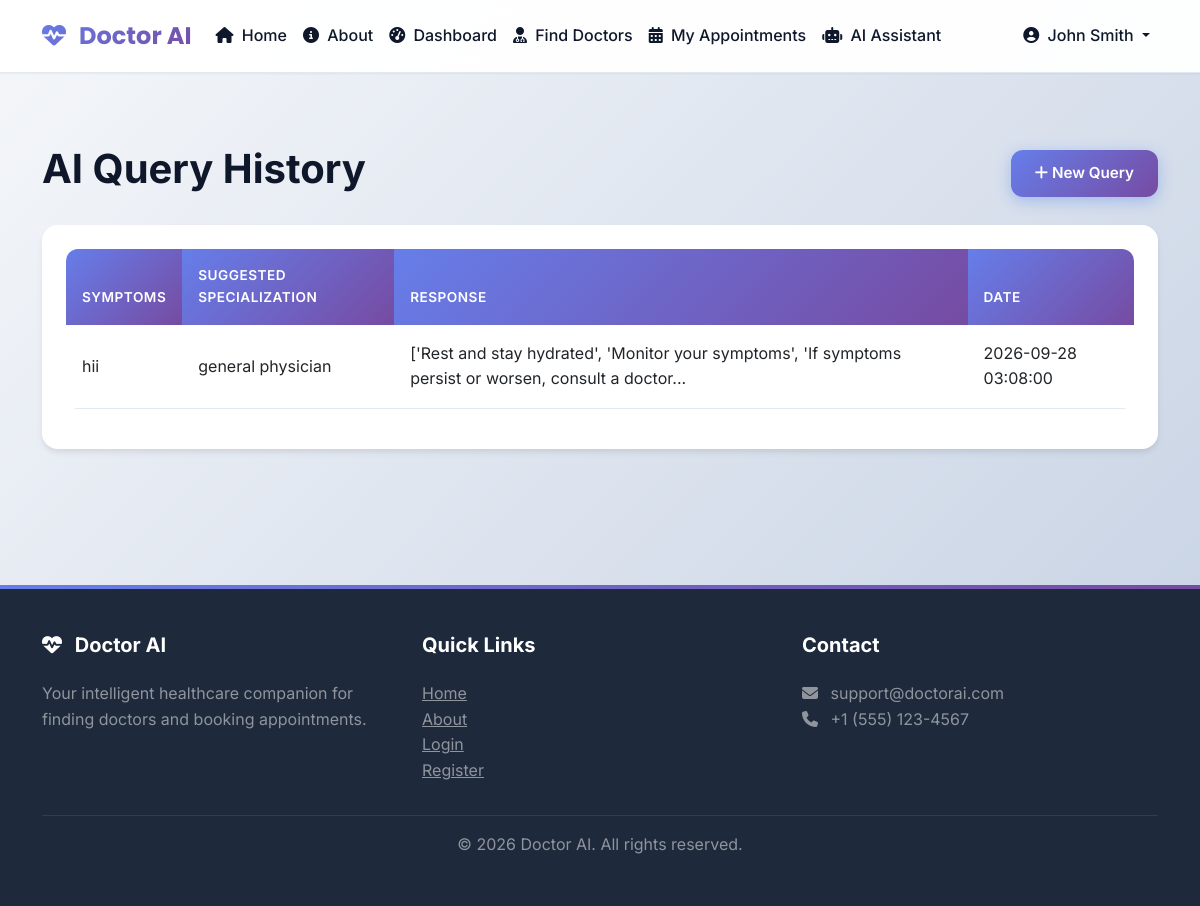
Page /ai/history (signed in) on the committed database.
### tables this page shows
CREATE TABLE ai_queries (
            query_id INTEGER PRIMARY KEY AUTOINCREMENT,
            patient_id INTEGER NOT NULL,
            symptoms TEXT NOT NULL,
            response TEXT,
            suggested_specialization TEXT,
            created_at TIMESTAMP DEFAULT CURRENT_TIMESTAMP,
            FOREIGN KEY (patient_id) REFERENCES patients(patient_id) ON DELETE CASCADE
        );

### routes/ai.py (the view)
@bp.route('/history')
@login_required
def query_history():
    connection = None
    query_history = []
    try:
        connection = get_db_connection()
        cursor = get_dict_cursor(connection)
        cursor.execute("SELECT patient_id FROM patients WHERE user_id = ?", (session['user_id'],))
        patient = cursor.fetchone()
        if patient:
            cursor.execute("""
                SELECT * FROM ai_queries
                WHERE patient_id = ?
                ORDER BY created_at DESC
            """, (patient['patient_id'],))
            query_history = cursor.fetchall()
    except Exception as e:
        flash(f'Error loading query history: {str(e)}', 'error')
    finally:
        if connection:
            close_db_connection(connection)
    return render_template('ai_history.html', query_history=query_history)

### database.py (called while the page is built, shortened)
def get_db_connection():
    try:
        if Config.DB_TYPE == 'sqlite' or not MYSQL_AVAILABLE:
            connection = sqlite3.connect(Config.DB_PATH)
            connection.row_factory = sqlite3.Row  # This makes rows behave like dictionaries
            return connection
    except Exception as e:
        print(f"Error connecting to database: {e}")
        raise Exception("Database connection failed. Please check your database configuration.")

def get_dict_cursor(connection):
    if Config.DB_TYPE == 'sqlite' or not MYSQL_AVAILABLE:
        return connection.cursor()
    else:
        return connection.cursor(dictionary=True)

def close_db_connection(connection):
    try:
        if Config.DB_TYPE == 'sqlite' or not MYSQL_AVAILABLE:
            if connection:
                connection.close()
        else:
            if connection and connection.is_connected():
                connection.close()
    except:
        pass

### routes/ai.py (called while the page is built)
def login_required(f):
    @wraps(f)
    def decorated_function(*args, **kwargs):
        if 'user_id' not in session:
            flash('Please login to access this feature', 'error')
            return redirect(url_for('auth.login'))
        if session.get('role') != 'patient':
            flash('Access denied. Patient access only.', 'error')
            return redirect(url_for('auth.login'))
        return f(*args, **kwargs)
    return decorated_function

### templates/ai_history.html (shortened to what this page needs)
{% extends "base.html" %}
{% block content %}
<div class="container py-5">
    <div class="row">
        <div class="col-lg-12">
            <div class="d-flex justify-content-between align-items-center mb-4">
                <h1 class="fw-bold">AI Query History</h1>
                <a href="{{ url_for('ai.assistant') }}" class="btn btn-primary">
                    <i class="fas fa-plus"></i> New Query
                </a>
            </div>
            {% if query_history %}
            <div class="card">
                <div class="card-body">
                    <div class="table-responsive">
                        <table class="table table-hover">
                            <thead>
                                <tr>
                                    <th>Symptoms</th>
                                    <th>Suggested Specialization</th>
                                    <th>Response</th>
                                    <th>Date</th>
                                </tr>
                            </thead>
                            <tbody>
                                {% for query in query_history %}
                                <tr>
                                    <td>{{ query.symptoms }}</td>
                                    <td>{{ query.suggested_specialization }}</td>
                                    <td>{{ query.response[:100] }}{% if query.response|length > 100 %}...{% endif %}</td>
                                    <td>{{ query.created_at }}</td>
                                </tr>
                                {% endfor %}
                            </tbody>
                        </table>
                    </div>
                </div>
            </div>
            {% endif %}
        </div>
    </div>
</div>
{% endblock %}

### static/css/style.css (style rules this page uses)
:root { --primary-color: #2563eb; --primary-dark: #1e40af; --primary-light: #3b82f6; --secondary-color: #10b981; --accent-color: #8b5cf6; --success-color: #10b981; --warning-color: #f59e0b; --danger-color: #ef4444; --info-color: #06b6d4; --dark-color: #1e293b; --light-color: #f8fafc; --border-color: #e2e8f0; --text-primary: #0f172a; --text-secondary: #64748b; --shadow-sm: 0 1px 2px 0 rgba(0, 0, 0, 0.05); --shadow-md: 0 4px 6px -1px rgba(0, 0, 0, 0.1); --shadow-lg: 0 10px 15px -3px rgba(0, 0, 0, 0.1); --shadow-xl: 0 20px 25px -5px rgba(0, 0, 0, 0.1); --gradient-primary: linear-gradient(135deg, #667eea 0%, #764ba2 100%); --gradient-secondary: linear-gradient(135deg, #10b981 0%, #059669 100%); --gradient-accent: linear-gradient(135deg, #8b5cf6 0%, #6366f1 100%); --gradient-success: linear-gradient(135deg, #10b981 0%, #059669 100%); --gradient-info: linear-gradient(135deg, #06b6d4 0%, #0891b2 100%); --gradient-warning: linear-gradient(135deg, #f59e0b 0%, #d97706 100%); --gradient-danger: linear-gradient(135deg, #ef4444 0%, #dc2626 100%); }
* { margin: 0; padding: 0; box-sizing: border-box; }
body { font-family: 'Inter', -apple-system, BlinkMacSystemFont, 'Segoe UI', Roboto, sans-serif; background: linear-gradient(135deg, #f5f7fa 0%, #c3cfe2 100%); background-attachment: fixed; color: var(--text-primary); line-height: 1.6; min-height: 100vh; }
.card { border: none; border-radius: 16px; box-shadow: var(--shadow-md); margin-bottom: 1.5rem; background: white; transition: all 0.3s ease; overflow: hidden; }
.card-body { padding: 1.5rem; }
.btn { border-radius: 12px; padding: 0.75rem 1.5rem; font-weight: 600; font-size: 0.95rem; transition: all 0.3s cubic-bezier(0.4, 0, 0.2, 1); border: none; position: relative; overflow: hidden; }
.btn::before { content: ''; position: absolute; top: 50%; left: 50%; width: 0; height: 0; border-radius: 50%; background: rgba(255, 255, 255, 0.3); transform: translate(-50%, -50%); transition: width 0.6s, height 0.6s; }
.btn-primary { background: var(--gradient-primary); color: white; box-shadow: 0 4px 15px rgba(37, 99, 235, 0.3); }
.table { border-radius: 12px; overflow: hidden; }
.table thead th { background: var(--gradient-primary); color: white; font-weight: 600; border: none; padding: 1rem; text-transform: uppercase; font-size: 0.85rem; letter-spacing: 0.5px; }
.table tbody tr { transition: all 0.3s ease; }
.table td { padding: 1rem; vertical-align: middle; border-color: var(--border-color); }
* { transition: background-color 0.3s ease, border-color 0.3s ease, color 0.3s ease; }

### rows in the picture
ai_queries: symptoms "hii", suggested_specialization "general physician", response "['Rest and stay hydrated', 'Monitor your symptoms', 'If symptoms persist or worsen, consult a doctor", created_at "2026-09-28 03:08:00"

### other values in the picture
{{ session.get('name', 'User') }} "John Smith"
